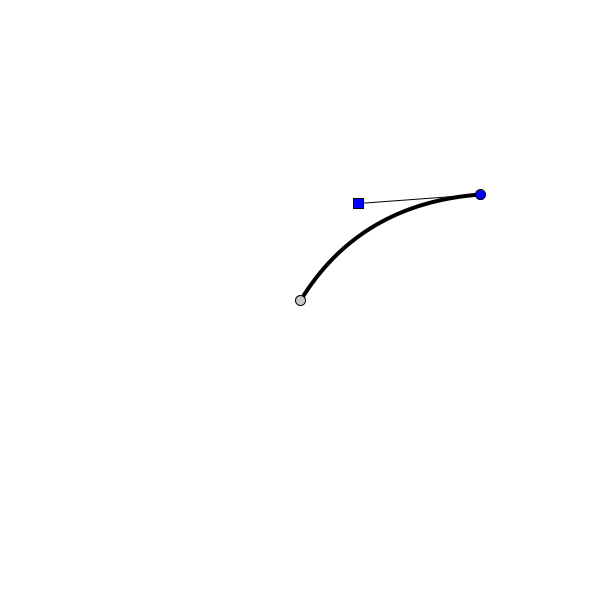
Frame 1 (no input)
Frame 60 (the mouse pressed at the canvas centre just before this capture): identical to frame 1, image omitted
Frame 120 (the mouse held since frame 60 and released just before this capture): identical to frame 1, image omitted

The Processing sketch that drew this single still picture (run headless with seeded random() and noise(); from frame 60 on, the mouse is pressed at the canvas centre):

// Processing sketch: quadraticCurve
// ── quadraticCurve.pde
float ax, ay, cx, cy;

boolean isOnControl, isOnAnchor;
float radius = 5;

void setup(){
  size(600,600);
  cx = random(100, width-100);
  cy = random(100, height -100);
  ax= random(100, width -100);
  ay = random(100, height-100);
}

void draw(){
  background(255);
  noFill();
  strokeWeight(4);
  stroke(0);
  
  beginShape();
  
  vertex(width/2, height/2);
  quadraticVertex(cx,cy,ax,ay);
  endShape();
  
  fill(200);
  strokeWeight(1);
  
  //anchor point 1
  ellipse(width/2,height/2,radius*2, radius *2);
  
  line(cx,cy,ax,ay);
  
  fill(0, 0, 255);
  rect(cx-radius,cy-radius ,radius*2 ,radius *2);
  
  //anchor point 2
  
  ellipse(ax,ay,radius*2, radius *2);
  
  //detect if mouse on control 
  
  if(dist(mouseX, mouseY, ax, ay)< radius){
    isOnAnchor = true;
  } else if (dist(mouseX, mouseY, cx, cy)< radius){
    isOnControl = true;
  } 
  else {
    isOnAnchor = isOnControl = false;
  }

}


void mouseDragged(){
  if (isOnControl){
    cx = mouseX;
    cy = mouseY;
  }
  
  else if (isOnAnchor){
    ax = mouseX;
    ay = mouseY;
  }
}
